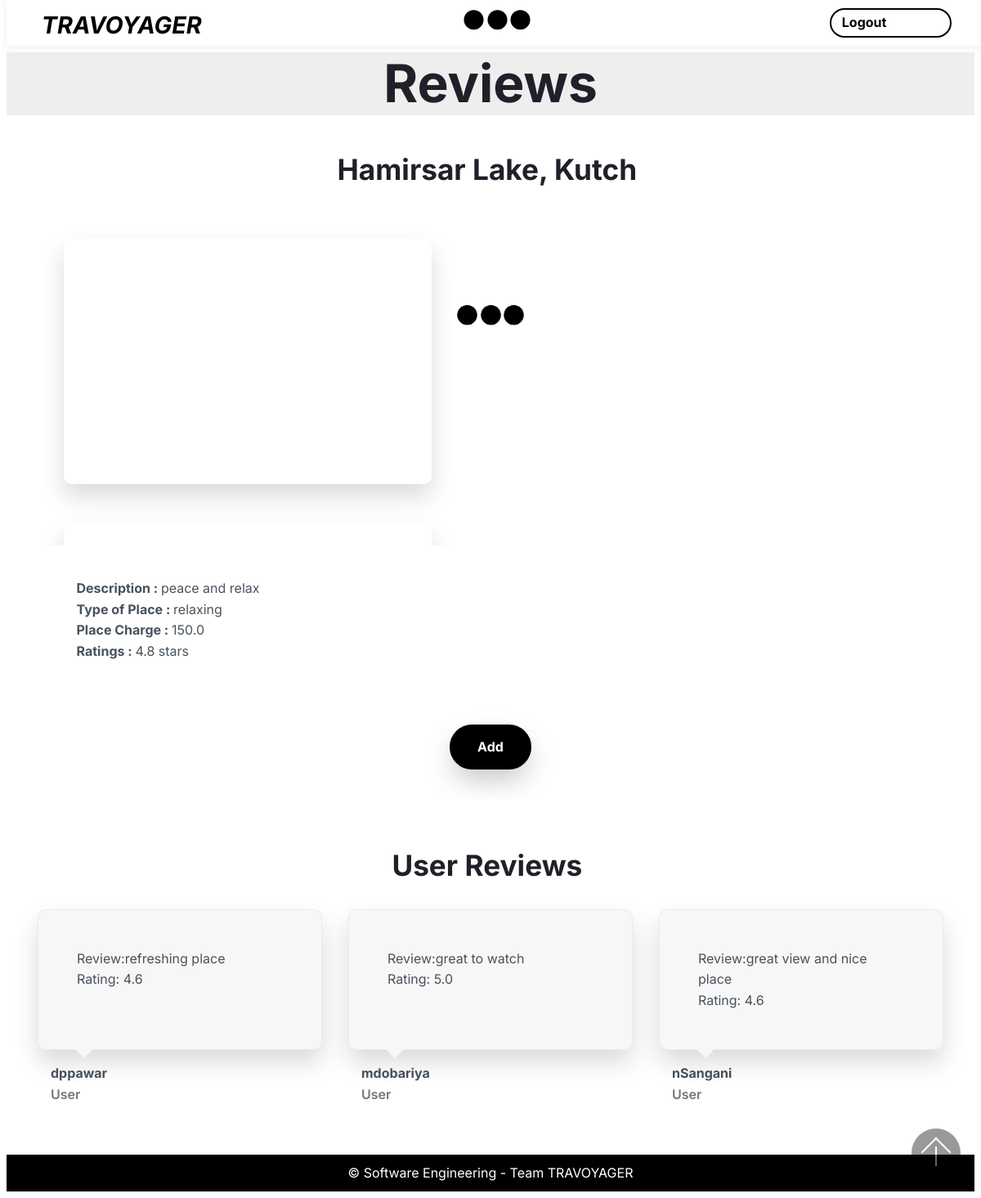
The app's page /placeExplore/20/20, older data.
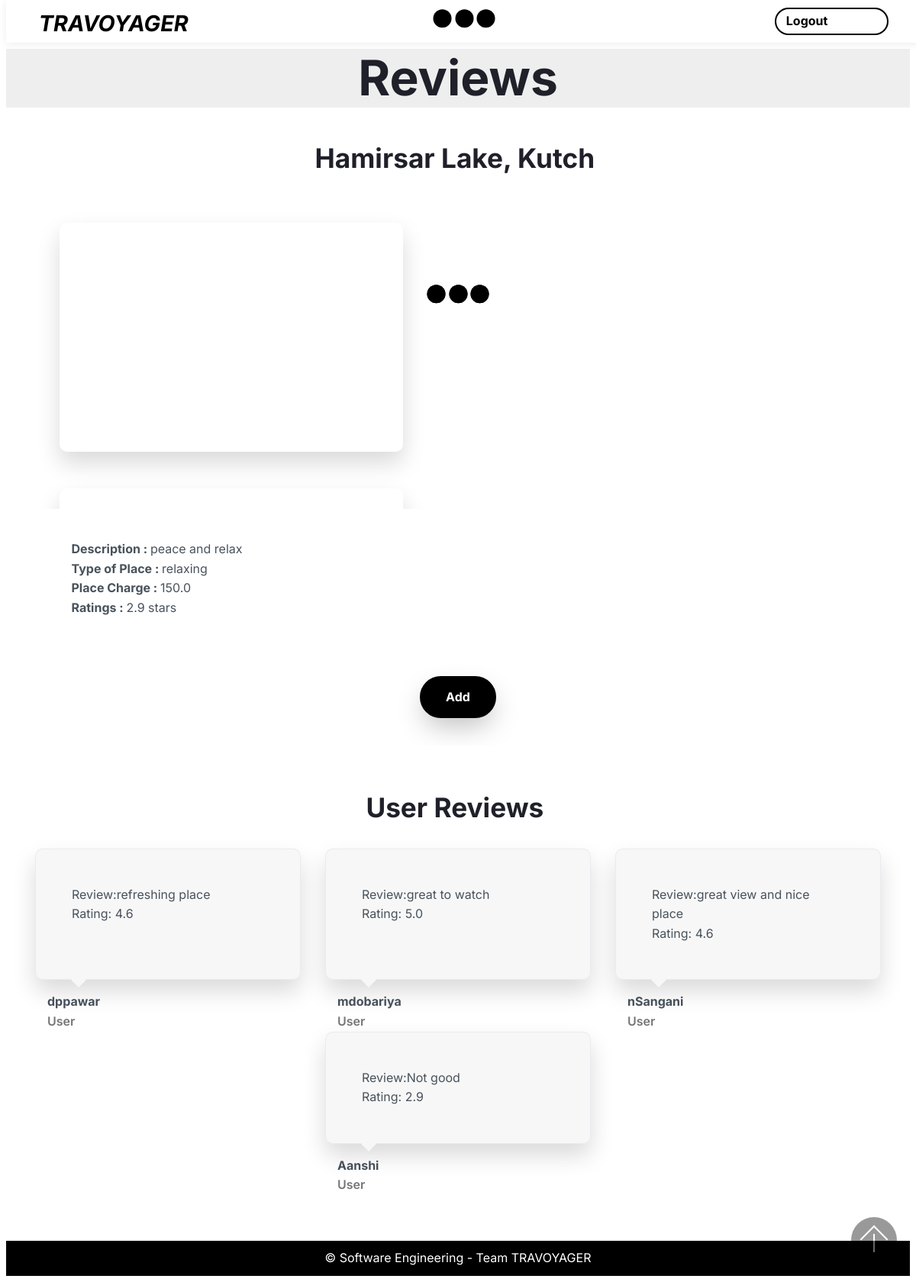
The same page, newer data.
### travel/models.py (models this page shows, shortened)
class Place(models.Model):
    place_id=models.AutoField(primary_key=True)
    dest_id=models.ForeignKey(Destination,default=1,on_delete=models.SET_DEFAULT)
    name_place=models.CharField(max_length=100)
    desc_place=models.CharField(max_length=400)
    latitude=models.FloatField()
    longitude=models.FloatField()
    extra_charge=models.FloatField()
    time_durationForVisit=models.TimeField()
    rate_place=models.FloatField()
    type_of_Place=models.CharField(max_length=50)  #, choices=[(tag, tag.value) for tag in placeTypeChoice] ) #enum, beach, shopping, historical, tracking, religious, relexing

class Destination(models.Model):
    dest_id=models.AutoField(primary_key=True)
    dest_name=models.CharField(max_length=200,unique=True)
    state=models.CharField(max_length=200)
    temprature=models.FloatField()
    humidity=models.FloatField()

class Place_Image(models.Model):
    place_id=models.ForeignKey(Place,default=1,on_delete=models.SET_DEFAULT)
    image_of_place=models.CharField(max_length=1000)

class Place_Review(models.Model):
    place_id=models.ForeignKey(Place,default=1,on_delete=models.SET_DEFAULT)
    user_id=models.ForeignKey(User,default=1,on_delete=models.SET_DEFAULT)
    review_place=models.TextField(max_length=1000,null=True)
    rate_place=models.FloatField()
    class Meta:
        unique_together = (("user_id", "place_id"))

class User(models.Model):
    username = models.CharField(max_length=200,unique=True)
    password = models.CharField(max_length=15)
    email = models.EmailField(unique=True)
    contact = models.IntegerField()
    gender = models.CharField(max_length=1)
    dob = models.DateField()

### travel/views.py (the view)
# urls.py: path('placeExplore/<int:pk>/<int:location>', placeExplore, name='placeExplore'),
def placeExplore(request, pk, location):
    place_obj = Place.objects.get(place_id=pk)
    place_img = Place_Image.objects.filter(place_id=place_obj).all()
    place_review = Place_Review.objects.filter(place_id=place_obj).all()
    context={
        'place_obj':place_obj,
        'place_img':place_img,
        'place_review':place_review,
        'location':location
    }
    return render(request, 'placeExplore.html', context)

### travel/Templates/placeExplore.html (shortened to what this page needs)
<!DOCTYPE html>
<html amp >
<head>
</head>
<body>
  <section class="menu horizontal-menu cid-swwpJQDXGc" id="menu2-2o">
    <nav class="navbar navbar-dropdown navbar-expand-lg navbar-fixed-top">
       <div class="menu-container container-fluid">
      <div class="navbar-brand">
          <span class="navbar-logo">
              <amp-img src="./static/logo-60x50.png" layout="responsive" width="36" height="30" alt="Mobirise" class="mobirise-loader">
                  <div placeholder="" class="placeholder">
                                <div class="mobirise-spinner">
                                    <em></em>
                                    <em></em>
                                    <em></em>
                                </div></div>
              </amp-img>
          </span>
          <p class="brand-name mbr-fonts-style mbr-bold display-5"><em>TRAVOYAGER</em></p></div>
      <div class="collapse navbar-collapse" id="navbarSupportedContent">
            <ul class="navbar-nav nav-dropdown" data-app-modern-menu="true"></ul>
            <div class="navbar-buttons mbr-section-btn align-center">
                <a class="btn btn-sm btn-info-outline display-4" href="/">Logout&nbsp; &nbsp; &nbsp; &nbsp; &nbsp; &nbsp; &nbsp; &nbsp; &nbsp;</a></div>
      </div>
        </div>
    </nav>
</section>
<section class="mbr-section 01 cid-swxdeJQvqo" id="content1-2s">
    <div class="container">
       <div class="mbr-row mbr-jc-c">
           <div class="mbr-col-sm-12 mbr-col-md-10">
               <h2 class="mbr-section-title align-center mbr-fonts-style mbr-bold display-1">Reviews</h2>
           </div>
       </div>
   </div>
</section>
<section class="slider1 slider cid-swBbtT91Qu" id="slider1-38">
    <div class="container">
        <div class="mbr-pb-4">
            <h3 class="mbr-fonts-style mbr-section-title mbr-bold align-center mbr-pb-2 display-2">
                {{place_obj.name_place}}, {{place_obj.dest_id.dest_name}}&nbsp;</h3>
        </div>
        <div class="slider-box">
            <amp-carousel class="carousel" height="360" layout="fixed-height" type="carousel">
                {% for obj in place_img %}
            <div class="carousel-img mbr-col-sm-12">
                <amp-img class="mobirise-loader" src="{{obj.image_of_place}}" alt="Mobirise" width="540" height="360" layout="responsive">
                    <div placeholder="" class="placeholder">
                                <div class="mobirise-spinner">
                                    <em></em>
                                    <em></em>
                                    <em></em>
                                </div></div>
                </amp-img>
            </div>
            {% endfor %}
           </amp-carousel>
        </div>
    </div>
</section>
<section class="02 mbr-section article cid-swBbE2ZQUM" id="content2-39">
    <div class="container">
        <div class="mbr-row mbr-jc-c">
            <div class="mbr-col-sm-12 mbr-col-md-10 mbr-col-lg-11">
                <p class="mbr-text mbr-fonts-style mbr-py-1 display-7">
                   <strong>Description : </strong> {{place_obj.desc_place}}<br>
                   <strong>Type of Place : </strong> {{place_obj.type_of_Place}}<br>
                   <strong>Place Charge : </strong> {{place_obj.extra_charge}}<br>
                   <strong>Ratings : </strong> {{place_obj.rate_place}} stars<br>
                </p>
            </div>
        </div>
    </div>
</section>
<section class="mbr-section 04 cid-swBbXGI5tG" id="content5-3b">
    <div class="container">
        <div class="mbr-row mbr-jc-c">
            <div class="mbr-section-btn mbr-col-md-12 mbr-col-sm-12 mbr-col-lg-8 align-center">
                <a class="btn btn-primary display-4" href="/addPlace/addPlaceEntry/{{place_obj.place_id}}/{{location}}">Add</a>
            </div>
        </div>
    </div>
</section>
<section class="testimonials1 mbr-section cid-swBbPPo7Tr" id="testimonials1-3a">
    <div class="container">
        <div class="mbr-row mbr-jc-c">
            <div class="mbr-col-sm-12 mbr-col-md-12">
                <h2 class="mbr-section-title mbr-fonts-style mbr-bold align-center mbr-pb-4 display-2">User Reviews&nbsp;</h2>
            </div>
            {% for obj in place_review %}
            <div class="card mbr-col-sm-12 mbr-col-md-6 mbr-flex mbr-column mbr-col-lg-4 md-pb">
                <div class="card-wrapper mbr-p-5">
                    <p class="mbr-text mbr-fonts-style align-left display-4">
                        Review:{{obj.review_place}}<br>
                        Rating: {{obj.rate_place}}<br>
                    </p>
                </div>
                <div class="signature mbr-pt-2 mbr-px-2">
                    <div class="author-name mbr-fonts-style mbr-bold display-7">
                        {{obj.user_id.username}}
                    </div>
                    <div class="author-title mbr-semibold mbr-fonts-style display-4">
                        User
                    </div>
                </div>
            </div>
            {% endfor %}
        </div>
    </div>
</section>
<section class="footer1 cid-swwpJRsu96" id="footer1-2p">
    <div class="container">
        <div class="align-center mbr-p-1">
            <p class="mbr-text mbr-white mbr-fonts-style display-4">
                © Software Engineering - Team TRAVOYAGER<br></p>
        </div>
    </div>
</section>
  <button id="scrollToTopButton" on="tap:top-page.scrollTo(duration=200)">                                         <a class="scroll-to-top-arrow"></a>                                     </button></body>
</html>

Row changes from the older to the newer data that the page shows:
changed Place "Hamirsar Lake": rate_place "4.8" → "2.9"
added Place_Review: review_place "Not good", rate_place "2.9", user_id.username "Aanshi"
